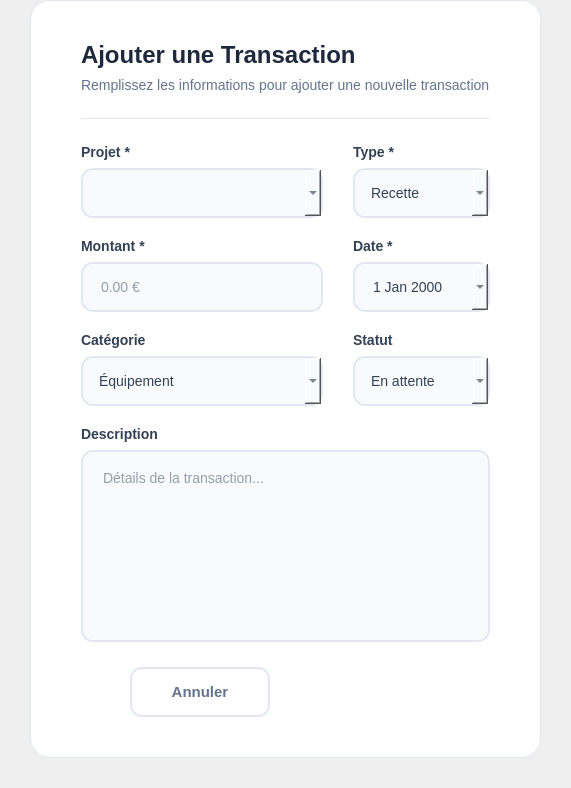
            <widget class="QWidget" name="finPageAjout">
             <layout class="QVBoxLayout" name="finVerticalLayoutAjout">
              <property name="spacing">
               <number>0</number>
              </property>
              <property name="leftMargin">
               <number>30</number>
              </property>
              <property name="topMargin">
               <number>0</number>
              </property>
              <property name="rightMargin">
               <number>30</number>
              </property>
              <property name="bottomMargin">
               <number>30</number>
              </property>
              <item>
               <widget class="QFrame" name="finFormFrame">
                <property name="styleSheet">
                 <string notr="true">background-color: white;
         border-radius: 20px;
         border: 1px solid #e2e8f0;</string>
                </property>
                <layout class="QVBoxLayout" name="finVerticalLayoutForm">
                 <property name="spacing">
                  <number>25</number>
                 </property>
                 <property name="leftMargin">
                  <number>50</number>
                 </property>
                 <property name="topMargin">
                  <number>40</number>
                 </property>
                 <property name="rightMargin">
                  <number>50</number>
                 </property>
                 <property name="bottomMargin">
                  <number>40</number>
                 </property>
                 <item>
                  <layout class="QVBoxLayout" name="finVerticalLayoutFormTitle">
                   <property name="spacing">
                    <number>8</number>
                   </property>
                   <item>
                    <widget class="QLabel" name="finFormTitle">
                     <property name="styleSheet">
                      <string notr="true">color: #1e293b;
         font-size: 24px;
         font-weight: 700;
         background: transparent;
         border: none;</string>
                     </property>
                     <property name="text">
                      <string>Ajouter une Transaction</string>
                     </property>
                    </widget>
                   </item>
                   <item>
                    <widget class="QLabel" name="finFormSubtitle">
                     <property name="styleSheet">
                      <string notr="true">color: #64748b;
         font-size: 14px;
         background: transparent;
         border: none;</string>
                     </property>
                     <property name="text">
                      <string>Remplissez les informations pour ajouter une nouvelle transaction</string>
                     </property>
                    </widget>
                   </item>
                  </layout>
                 </item>
                 <item>
                  <widget class="QFrame" name="finLineFrame">
                   <property name="minimumSize">
                    <size>
                     <width>0</width>
                     <height>1</height>
                    </size>
                   </property>
                   <property name="maximumSize">
                    <size>
                     <width>16777215</width>
                     <height>1</height>
                    </size>
                   </property>
                   <property name="styleSheet">
                    <string notr="true">background-color: #e2e8f0; border: none;</string>
                   </property>
                  </widget>
                 </item>
                 <item>
                  <layout class="QGridLayout" name="finGridLayoutInputs">
                   <property name="horizontalSpacing">
                    <number>30</number>
                   </property>
                   <property name="verticalSpacing">
                    <number>20</number>
                   </property>
                   <item row="0" column="0">
                    <layout class="QVBoxLayout" name="finVerticalLayoutProjet">
                     <property name="spacing">
                      <number>8</number>
                     </property>
                     <item>
                      <widget class="QLabel" name="finLabelProjet">
                       <property name="styleSheet">
                        <string notr="true">color: #334155;
         font-size: 14px;
         font-weight: 600;
         background: transparent;
         border: none;</string>
                       </property>
                       <property name="text">
                        <string>Projet *</string>
                       </property>
                      </widget>
                     </item>
                     <item>
                      <widget class="QComboBox" name="finComboBoxProjet">
                       <property name="minimumSize">
                        <size>
                         <width>0</width>
                         <height>50</height>
                        </size>
                       </property>
                       <property name="styleSheet">
                        <string notr="true">QComboBox {
             background-color: #f8fafc;
             border: 2px solid #e2e8f0;
             border-radius: 12px;
             padding: 14px 16px;
             font-size: 14px;
             color: #334155;
         }
         QComboBox:focus {
             border-color: #3b9cff;
             background-color: white;
         }</string>
                       </property>
                      </widget>
                     </item>
                    </layout>
                   </item>
                   <item row="0" column="1">
                    <layout class="QVBoxLayout" name="finVerticalLayoutType">
                     <property name="spacing">
                      <number>8</number>
                     </property>
                     <item>
                      <widget class="QLabel" name="finLabelType">
                       <property name="styleSheet">
                        <string notr="true">color: #334155;
         font-size: 14px;
         font-weight: 600;
         background: transparent;
         border: none;</string>
                       </property>
                       <property name="text">
                        <string>Type *</string>
                       </property>
                      </widget>
                     </item>
                     <item>
                      <widget class="QComboBox" name="finComboBoxType">
                       <property name="minimumSize">
                        <size>
                         <width>0</width>
                         <height>50</height>
                        </size>
                       </property>
                       <property name="styleSheet">
                        <string notr="true">QComboBox {
             background-color: #f8fafc;
             border: 2px solid #e2e8f0;
             border-radius: 12px;
             padding: 14px 16px;
             font-size: 14px;
             color: #334155;
         }
         QComboBox:focus {
             border-color: #3b9cff;
             background-color: white;
         }</string>
                       </property>
                       <item>
                        <property name="text">
                         <string>Recette</string>
                        </property>
                       </item>
                       <item>
                        <property name="text">
                         <string>Dépense</string>
                        </property>
                       </item>
                      </widget>
                     </item>
                    </layout>
                   </item>
                   <item row="1" column="0">
                    <layout class="QVBoxLayout" name="finVerticalLayoutMontant">
                     <property name="spacing">
                      <number>8</number>
                     </property>
                     <item>
                      <widget class="QLabel" name="finLabelMontant">
                       <property name="styleSheet">
                        <string notr="true">color: #334155;
         font-size: 14px;
         font-weight: 600;
         background: transparent;
         border: none;</string>
                       </property>
                       <property name="text">
                        <string>Montant *</string>
                       </property>
                      </widget>
                     </item>
                     <item>
                      <widget class="QLineEdit" name="finLineEditMontant">
                       <property name="minimumSize">
                        <size>
                         <width>0</width>
                         <height>50</height>
                        </size>
                       </property>
                       <property name="styleSheet">
                        <string notr="true">QLineEdit {
             background-color: #f8fafc;
             border: 2px solid #e2e8f0;
             border-radius: 12px;
             padding: 14px 16px;
             font-size: 14px;
             color: #334155;
         }
         QLineEdit:focus {
             border-color: #3b9cff;
             background-color: white;
         }</string>
                       </property>
                       <property name="placeholderText">
                        <string>0.00 €</string>
                       </property>
                      </widget>
                     </item>
                    </layout>
                   </item>
                   <item row="1" column="1">
                    <layout class="QVBoxLayout" name="finVerticalLayoutDate">
                     <property name="spacing">
                      <number>8</number>
                     </property>
                     <item>
                      <widget class="QLabel" name="finLabelDate">
                       <property name="styleSheet">
                        <string notr="true">color: #334155;
         font-size: 14px;
         font-weight: 600;
         background: transparent;
         border: none;</string>
                       </property>
                       <property name="text">
                        <string>Date *</string>
                       </property>
                      </widget>
                     </item>
                     <item>
                      <widget class="QDateEdit" name="finDateEdit">
                       <property name="minimumSize">
                        <size>
                         <width>0</width>
                         <height>50</height>
                        </size>
                       </property>
                       <property name="styleSheet">
                        <string notr="true">QDateEdit {
             background-color: #f8fafc;
             border: 2px solid #e2e8f0;
             border-radius: 12px;
             padding: 14px 16px;
             font-size: 14px;
             color: #334155;
         }
         QDateEdit:focus {
             border-color: #3b9cff;
             background-color: white;
         }</string>
                       </property>
                       <property name="calendarPopup">
                        <bool>true</bool>
                       </property>
                      </widget>
                     </item>
                    </layout>
                   </item>
                   <item row="2" column="0">
                    <layout class="QVBoxLayout" name="finVerticalLayoutCategorie">
                     <property name="spacing">
                      <number>8</number>
                     </property>
                     <item>
                      <widget class="QLabel" name="finLabelCategorie">
                       <property name="styleSheet">
                        <string notr="true">color: #334155;
         font-size: 14px;
         font-weight: 600;
         background: transparent;
         border: none;</string>
                       </property>
                       <property name="text">
                        <string>Catégorie</string>
                       </property>
                      </widget>
                     </item>
                     <item>
                      <widget class="QComboBox" name="finComboBoxCategorie">
                       <property name="minimumSize">
                        <size>
                         <width>0</width>
                         <height>50</height>
                        </size>
                       </property>
                       <property name="styleSheet">
                        <string notr="true">QComboBox {
             background-color: #f8fafc;
             border: 2px solid #e2e8f0;
             border-radius: 12px;
             padding: 14px 16px;
             font-size: 14px;
             color: #334155;
         }
         QComboBox:focus {
             border-color: #3b9cff;
             background-color: white;
         }</string>
                       </property>
                       <item>
                        <property name="text">
                         <string>Équipement</string>
                        </property>
                       </item>
                       <item>
                        <property name="text">
                         <string>Personnel</string>
                        </property>
                       </item>
                       <item>
                        <property name="text">
                         <string>Consommables</string>
                        </property>
                       </item>
                       <item>
                        <property name="text">
                         <string>Déplacement</string>
                        </property>
                       </item>
                       <item>
                        <property name="text">
                         <string>Sous-traitance</string>
                        </property>
                       </item>
                       <item>
                        <property name="text">
                         <string>Autre</string>
                        </property>
                       </item>
                      </widget>
                     </item>
                    </layout>
                   </item>
                   <item row="2" column="1">
                    <layout class="QVBoxLayout" name="finVerticalLayoutStatut">
                     <property name="spacing">
                      <number>8</number>
                     </property>
                     <item>
                      <widget class="QLabel" name="finLabelStatut">
                       <property name="styleSheet">
                        <string notr="true">color: #334155;
         font-size: 14px;
         font-weight: 600;
         background: transparent;
         border: none;</string>
                       </property>
                       <property name="text">
                        <string>Statut</string>
                       </property>
                      </widget>
                     </item>
                     <item>
                      <widget class="QComboBox" name="finComboBoxStatut">
                       <property name="minimumSize">
                        <size>
                         <width>0</width>
                         <height>50</height>
                        </size>
                       </property>
                       <property name="styleSheet">
                        <string notr="true">QComboBox {
             background-color: #f8fafc;
             border: 2px solid #e2e8f0;
             border-radius: 12px;
             padding: 14px 16px;
             font-size: 14px;
             color: #334155;
         }
         QComboBox:focus {
             border-color: #3b9cff;
             background-color: white;
         }</string>
                       </property>
                       <item>
                        <property name="text">
                         <string>En attente</string>
                        </property>
                       </item>
                       <item>
                        <property name="text">
                         <string>Validée</string>
                        </property>
                       </item>
                       <item>
                        <property name="text">
                         <string>Rejetée</string>
                        </property>
                       </item>
                       <item>
                        <property name="text">
                         <string>Complétée</string>
                        </property>
                       </item>
                      </widget>
                     </item>
                    </layout>
                   </item>
                   <item row="3" column="0" colspan="2">
                    <layout class="QVBoxLayout" name="finVerticalLayoutDescription">
                     <property name="spacing">
                      <number>8</number>
                     </property>
                     <item>
                      <widget class="QLabel" name="finLabelDescription">
                       <property name="styleSheet">
                        <string notr="true">color: #334155;
         font-size: 14px;
         font-weight: 600;
         background: transparent;
         border: none;</string>
                       </property>
                       <property name="text">
                        <string>Description</string>
                       </property>
                      </widget>
                     </item>
                     <item>
                      <widget class="QTextEdit" name="finTextEditDescription">
                       <property name="minimumSize">
                        <size>
                         <width>0</width>
                         <height>100</height>
                        </size>
                       </property>
                       <property name="styleSheet">
                        <string notr="true">QTextEdit {
             background-color: #f8fafc;
             border: 2px solid #e2e8f0;
             border-radius: 12px;
             padding: 14px 16px;
             font-size: 14px;
             color: #334155;
         }
         QTextEdit:focus {
             border-color: #3b9cff;
             background-color: white;
         }</string>
                       </property>
                       <property name="placeholderText">
                        <string>Détails de la transaction...</string>
                       </property>
                      </widget>
                     </item>
                    </layout>
                   </item>
                  </layout>
                 </item>
                 <item>
                  <layout class="QHBoxLayout" name="finHorizontalLayoutFormButtons">
                   <property name="spacing">
                    <number>15</number>
                   </property>
                   <item>
                    <spacer name="finHorizontalSpacerForm">
                     <property name="orientation">
                      <enum>Qt::Orientation::Horizontal</enum>
                     </property>
                     <property name="sizeHint" stdset="0">
                      <size>
                       <width>0</width>
                       <height>0</height>
                      </size>
                     </property>
                    </spacer>
                   </item>
                   <item>
                    <widget class="QPushButton" name="finBtnAnnulerAjout">
                     <property name="minimumSize">
                      <size>
                       <width>140</width>
                       <height>50</height>
                      </size>
                     </property>
                     <property name="cursor">
                      <cursorShape>PointingHandCursor</cursorShape>
                     </property>
                     <property name="styleSheet">
                      <string notr="true">QPushButton {
             background-color: white;
             color: #64748b;
             border: 2px solid #e2e8f0;
             border-radius: 12px;
             padding: 14px 32px;
             font-size: 15px;
             font-weight: 600;
         }
         QPushButton:hover {
             background-color: #f1f5f9;
             border-color: #cbd5e1;
         }</string>
                     </property>
                     <property name="text">
                      <string>Annuler</string>
                     </property>
                    </widget>
                   </item>
                   <item>
                    <widget class="QPushButton" name="finBtnAjouterTransaction">
                     <property name="minimumSize">
                      <size>
                       <width>180</width>
                       <height>50</height>
                      </size>
                     </property>
                     <property name="cursor">
                      <cursorShape>PointingHandCursor</cursorShape>
                     </property>
                     <property name="styleSheet">
                      <string notr="true">QPushButton {
             background: qlineargradient(x1:0, y1:0, x2:1, y2:0,
                 stop:0 #2dd4bf, stop:1 #3b9cff);
             color: white;
             border: none;
             border-radius: 12px;
             padding: 14px 32px;
             font-size: 15px;
             font-weight: 600;
         }
         QPushButton:hover {
             background: qlineargradient(x1:0, y1:0, x2:1, y2:0,
                 stop:0 #1dc4af, stop:1 #2b8cef);
         }</string>
                     </property>
                     <property name="text">
                      <string>Ajouter Transaction</string>
                     </property>
                    </widget>
                   </item>
                  </layout>
                 </item>
                </layout>
               </widget>
              </item>
             </layout>
            </widget>
